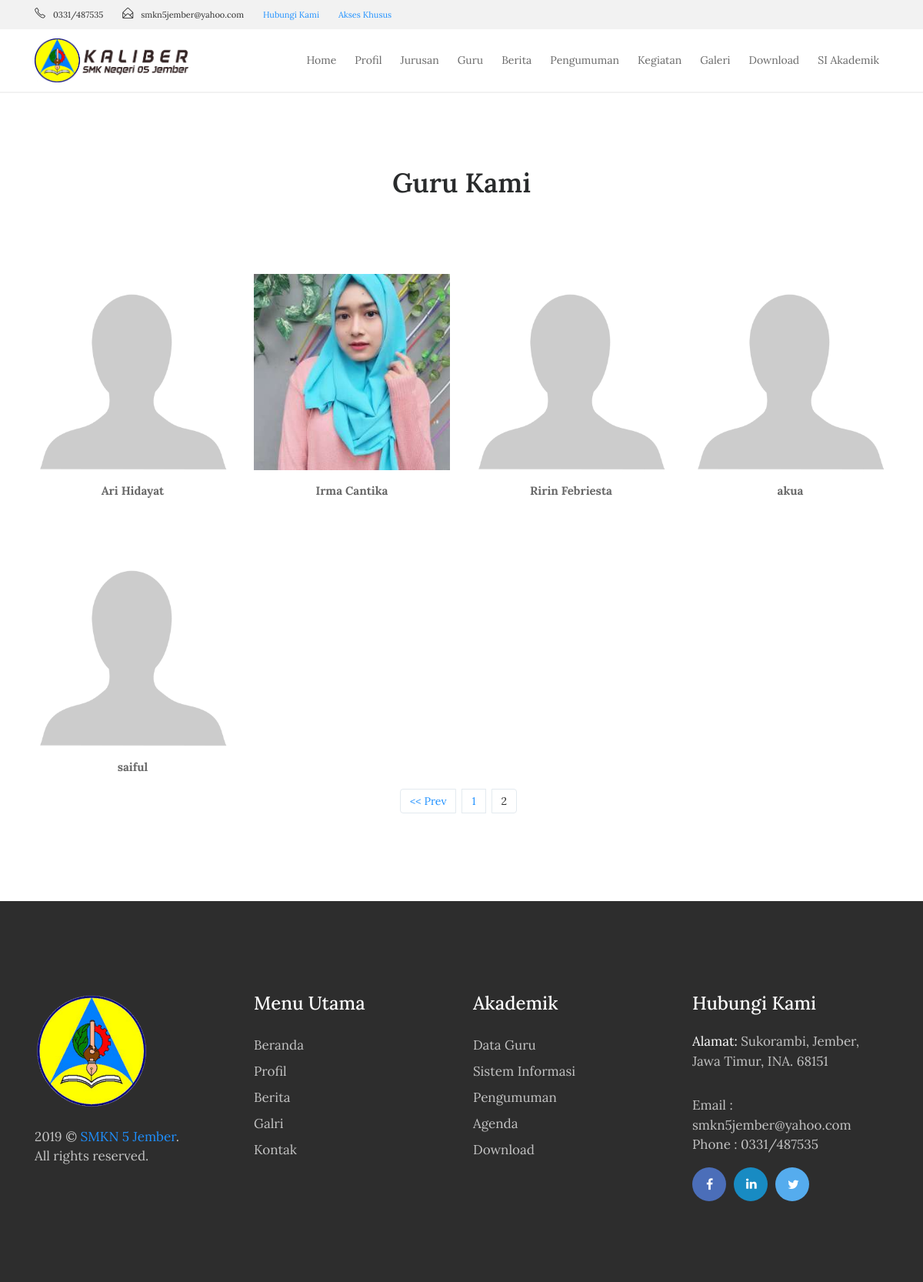
The page /guru/index/8 on the database as committed earlier.
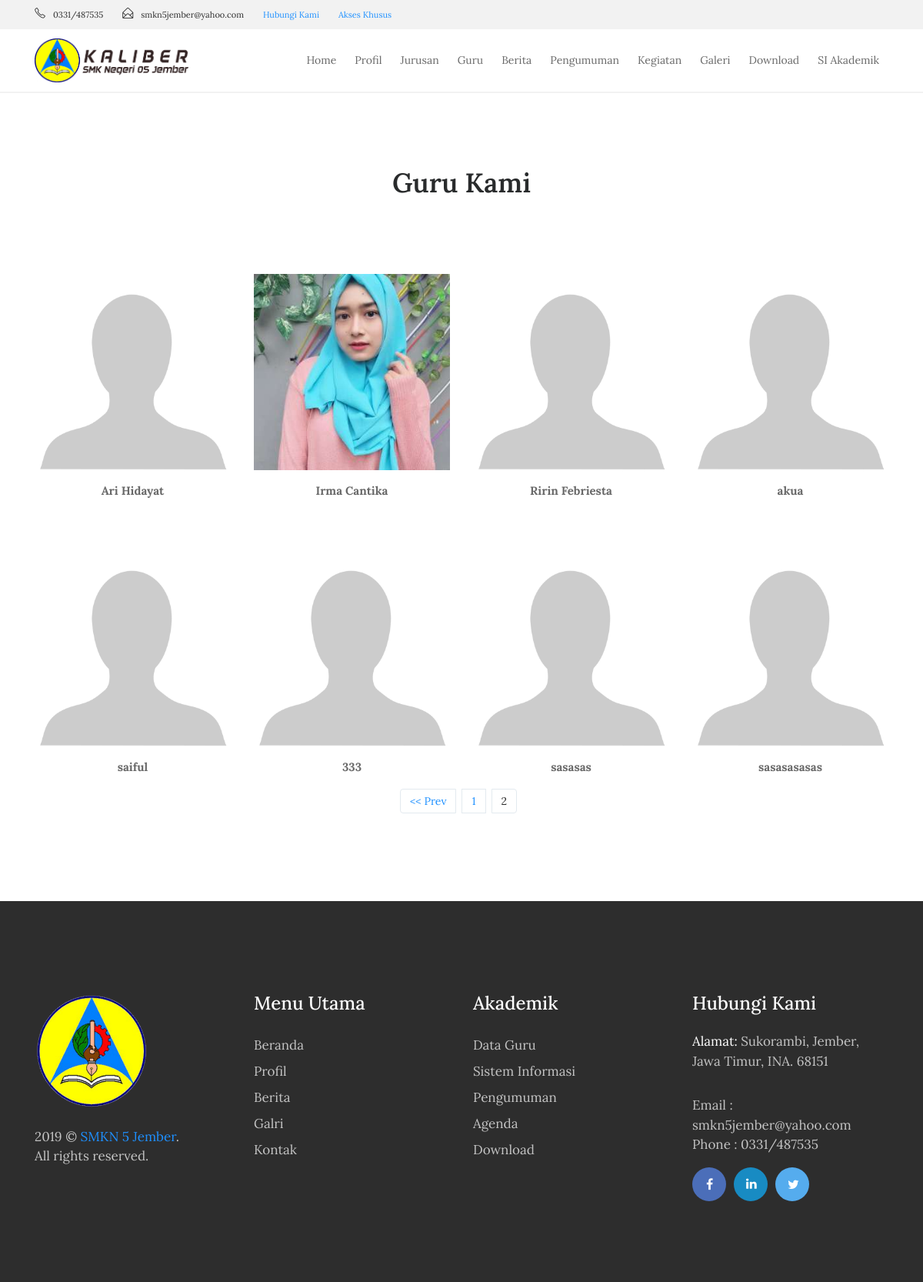
The same page on the database as committed later.
### tables this page shows
CREATE TABLE `tbl_guru` (
  `guru_id` varchar(5) NOT NULL,
  `guru_mapel_id` varchar(5) DEFAULT NULL,
  `guru_jabatan_id` varchar(5) DEFAULT NULL,
  `guru_piket_id` varchar(5) DEFAULT NULL,
  `guru_nip` varchar(30) DEFAULT NULL,
  `guru_nama` varchar(70) DEFAULT NULL,
  `guru_alamat` varchar(100) DEFAULT NULL,
  `guru_jumlah_jam` int(11) DEFAULT NULL,
  `guru_jenkel` varchar(2) DEFAULT NULL,
  `guru_tmp_lahir` varchar(80) DEFAULT NULL,
  `guru_tgl_lahir` varchar(80) DEFAULT NULL,
  `guru_photo` varchar(40) DEFAULT NULL,
  `guru_tgl_input` timestamp NULL DEFAULT CURRENT_TIMESTAMP
);

### index.php (called while the page is built, shortened)
<?php
require_once BASEPATH.'core/CodeIgniter.php';

### application/models/M_guru.php (called while the page is built, shortened)
<?php
class M_guru extends CI_Model{
	function guru_perpage($offset,$limit){
		$hsl=$this->db->query("SELECT * FROM tbl_guru limit $offset,$limit");
		return $hsl;
	}
}

### application/views/depan/v_guru.php (the view, shortened to what this page needs)
<!DOCTYPE html>
<html lang="en">
<head>
    <link rel="stylesheet" href="<?php echo base_url().'theme/css/bootstrap.min.css'?>">
    <link rel="stylesheet" href="<?php echo base_url().'theme/css/font-awesome.min.css'?>">
    <link rel="stylesheet" href="<?php echo base_url().'theme/css/simple-line-icons.css'?>">
    <link rel="stylesheet" href="<?php echo base_url().'theme/css/slick.css'?>">
    <link rel="stylesheet" href="<?php echo base_url().'theme/css/slick-theme.css'?>">
    <link rel="stylesheet" href="<?php echo base_url().'theme/css/owl.carousel.min.css'?>">
    <link href="<?php echo base_url().'theme/css/style.css'?>" rel="stylesheet">
</head>
    <section class="our-teachers">
        <div class="container">
            <div class="row">
                <div class="col-md-12">
                    <h2 class="mb-5">Guru Kami</h2>
                </div>
            </div>
            <div class="row">
                <?php foreach ($data->result() as $row) : ?>
                    <div class="col-xs-12 col-sm-6 col-md-3">
                        <div class="admission_insruction">
                          <?php if(empty($row->guru_photo)):?>
                            <img src="<?php echo base_url().'assets/images/blank.png';?>" class="img-fluid" alt="#">
                          <?php else:?>
                            <img src="<?php echo base_url().'assets/images/'.$row->guru_photo;?>" class="img-fluid" alt="#">
                          <?php endif;?>
                            <p class="text-center mt-3"><span><?php echo $row->guru_nama;?></span>
                                <br>
                        </div>
                    </div>
                <?php endforeach;?>
              </div>
            <nav><?php echo $page;?></nav>
        </div>
    </section>

### application/controllers/Guru.php (shortened to what this page needs)
<?php
class Guru extends CI_Controller{
	function __construct(){
		$this->load->model('m_guru');
		$this->load->model('m_pengunjung');
	}
	function index(){
		$jum=$this->m_guru->guru();
        $page=$this->uri->segment(3);
        if(!$page):
            $offset = 0;
        else:
            $offset = $page;
        endif;
        $limit=8;
        $config['base_url'] = base_url() . 'guru/index/';
            $config['total_rows'] = $jum->num_rows();
            $config['per_page'] = $limit;
            $config['uri_segment'] = 3;
	          $config['full_tag_open']    = '<div class="pagging text-center"><nav><ul class="pagination justify-content-center">';
	          $config['full_tag_close']   = '</ul></nav></div>';
	          $config['num_tag_open']     = '<li class="page-item"><span class="page-link">';
	          $config['num_tag_close']    = '</span></li>';
	          $config['cur_tag_open']     = '<li class="page-item"><span class="page-link">';
	          $config['cur_tag_close']    = '<span class="sr-only">(current)</span></span></li>';
	          $config['next_tag_open']    = '<li class="page-item"><span class="page-link">';
	          $config['next_tagl_close']  = '<span aria-hidden="true">&raquo;</span></span></li>';
	          $config['prev_tag_open']    = '<li class="page-item"><span class="page-link">';
	          $config['prev_tagl_close']  = '</span>Next</li>';
	          $config['first_tag_open']   = '<li class="page-item"><span class="page-link">';
	          $config['first_tagl_close'] = '</span></li>';
	          $config['last_tag_open']    = '<li class="page-item"><span class="page-link">';
	          $config['last_tagl_close']  = '</span></li>';
            $config['first_link'] = 'Awal';
            $config['last_link'] = 'Akhir';
            $config['next_link'] = 'Next >>';
            $config['prev_link'] = '<< Prev';
            $this->pagination->initialize($config);
            $x['page'] =$this->pagination->create_links();
						$x['data']=$this->m_guru->guru_perpage($offset,$limit);
						$this->load->view('beranda/header',$x);
						$this->load->view('depan/v_guru',$x);
						$this->load->view('beranda/footer',$x);
	}
}

### application/views/beranda/header.php (shortened to what this page needs)
<!DOCTYPE html>
<html lang="en">
<head>
    <link rel="stylesheet" href="<?php echo base_url().'theme/css/bootstrap.min.css'?>">
    <link rel="stylesheet" href="<?php echo base_url().'theme/css/font-awesome.min.css'?>">
    <link rel="stylesheet" href="<?php echo base_url().'theme/css/simple-line-icons.css'?>">
    <link rel="stylesheet" href="<?php echo base_url().'theme/css/slick.css'?>">
    <link rel="stylesheet" href="<?php echo base_url().'theme/css/slick-theme.css'?>">
    <link rel="stylesheet" href="<?php echo base_url().'theme/css/owl.carousel.min.css'?>">
    <link href="<?php echo base_url().'theme/css/style.css'?>" rel="stylesheet">
</head>
<body>
    <div class="header-topbar">
        <div class="container">
            <div class="row">
                <div class="col-xs-6 col-sm-8 col-md-9">
                    <div class="header-top_address">
                        <div class="header-top_list">
                            <span class="icon-phone"></span>0331/487535
                        </div>
                        <div class="header-top_list">
                            <span class="icon-envelope-open"></span>smkn5jember@yahoo.com
                        </div>
                        <div class="header-top_list">
                             <a href="<?php echo site_url('contact');?>">Hubungi Kami</a>
                        </div>
                         <div class="header-top_list">
                             <a href="<?php echo site_url('administrator');?>">Akses Khusus</a>
                        </div>
                    </div>
                </div>
                <div class="col-xs-6 col-sm-4 col-md-3">
                </div>
            </div>
        </div>
    </div>
    <div data-toggle="affix" style="border-bottom:solid 2px #f2f2f2;">
        <div class="container nav-menu2">
            <div class="row">
                <div class="col-md-12">
                    <nav class="navbar navbar2 navbar-toggleable-md navbar-light bg-faded">
                        <a href="<?php echo site_url('');?>" class="navbar-brand nav-brand2"><img class="img img-responsive" width="200px;" src="<?php echo base_url().'theme/images/logo-dark.png'?>"></a>
                        <div class="collapse navbar-collapse justify-content-end" id="navbarNavDropdown">
                            <ul class="navbar-nav">
                                <li class="nav-item">
                                    <a class="nav-link" href="<?php echo site_url('');?>">Home</a>
                                </li>
                                <li class="nav-item">
                                    <a class="nav-link" href="<?php echo site_url('about');?>">Profil</a>
                                </li>
                                <li class="nav-item">
                                    <a class="nav-link" href="<?php echo site_url('jurusan');?>">Jurusan</a>
                                </li>
                                <li class="nav-item">
                                    <a class="nav-link" href="<?php echo site_url('guru');?>">Guru</a>
                                </li>
                               <li class="nav-item">
                                    <a class="nav-link" href="<?php echo site_url('blog');?>">Berita</a>
                                </li>
                                <li class="nav-item">
                                    <a class="nav-link" href="<?php echo site_url('pengumuman');?>">Pengumuman</a>
                                </li>
                                <li class="nav-item">
                                    <a class="nav-link" href="<?php echo site_url('agenda');?>">Kegiatan</a>
                                </li>
                                <li class="nav-item">
                                    <a class="nav-link" href="<?php echo site_url('galeri');?>">Galeri</a>
                                </li>
                                <li class="nav-item">
                                    <a class="nav-link" href="<?php echo site_url('download');?>">Download</a>
                                </li>
                                 <li class="nav-item">
                                    <a class="nav-link" href="<?php echo site_url('login_si');?>">SI Akademik</a>
                                </li>
                          </ul>
                    </div>
                  </nav>
                </div>
              </div>
            </div>
          </div>

### application/views/beranda/footer.php (shortened to what this page needs)
<footer>
    <div class="container">
        <div class="row">
            <div class="col-md-3">
                <div class="foot-logo">
                    <a href="<?php echo site_url();?>">
                        <img src="<?php echo base_url().'theme/images/logo-white.png'?>" width="150px" class="img-fluid" alt="footer_logo">
                    </a>
                    <p><?php echo date('Y');?> © <a href="http://mfikri.com" target="_blank">SMKN 5 Jember</a>. <br>All rights reserved.</p>
                    </div>
                </div>
                <div class="col-md-3">
                    <div class="sitemap">
                        <h3>Menu Utama</h3>
                        <ul>
                            <li><a href="<?php echo site_url();?>">Beranda</a></li>
                            <li><a href="<?php echo site_url('about');?>">Profil</a></li>
                            <li><a href="<?php echo site_url('artikel');?>">Berita</a></li>
                            <li><a href="<?php echo site_url('galeri');?>">Galri</a></li>
                            <li><a href="<?php echo site_url('contact');?>">Kontak</a></li>
                        </ul>
                    </div>
                </div>
                <div class="col-md-3">
                  <div class="sitemap">
                      <h3>Akademik</h3>
                      <ul>
                          <li><a href="<?php echo site_url('guru');?>">Data Guru</a></li>
                          <li><a href="<?php echo site_url('login_si');?>">Sistem Informasi </a></li>
                          <li><a href="<?php echo site_url('pengumuman');?>">Pengumuman</a></li>
                          <li><a href="<?php echo site_url('agenda');?>">Agenda</a></li>
                          <li><a href="<?php echo site_url('download');?>">Download</a></li>
                      </ul>
                  </div>
                </div>
                <div class="col-md-3">
                    <div class="address">
                        <h3>Hubungi Kami</h3>
                        <p><span>Alamat: </span> Sukorambi, Jember, Jawa Timur, INA. 68151</p>
                        <p>Email : smkn5jember@yahoo.com
                            <br> Phone : 0331/487535</p>
                            <ul class="footer-social-icons">
                                <li><a href="#"><i class="fa fa-facebook fa-fb" aria-hidden="true"></i></a></li>
                                <li><a href="#"><i class="fa fa-linkedin fa-in" aria-hidden="true"></i></a></li>
                                <li><a href="#"><i class="fa fa-twitter fa-tw" aria-hidden="true"></i></a></li>
                            </ul>
                        </div>
                    </div>
                </div>
            </div>
        </footer>
    </body>
    </html>

### application/views/beranda/header.php (style rules this page uses)
body { top:0 !important; }

Rows that differ between the two databases and show on the page:
added tbl_guru: guru_nama "333"
added tbl_guru: guru_nama "sasasas"
added tbl_guru: guru_nama "sasasasasas"
